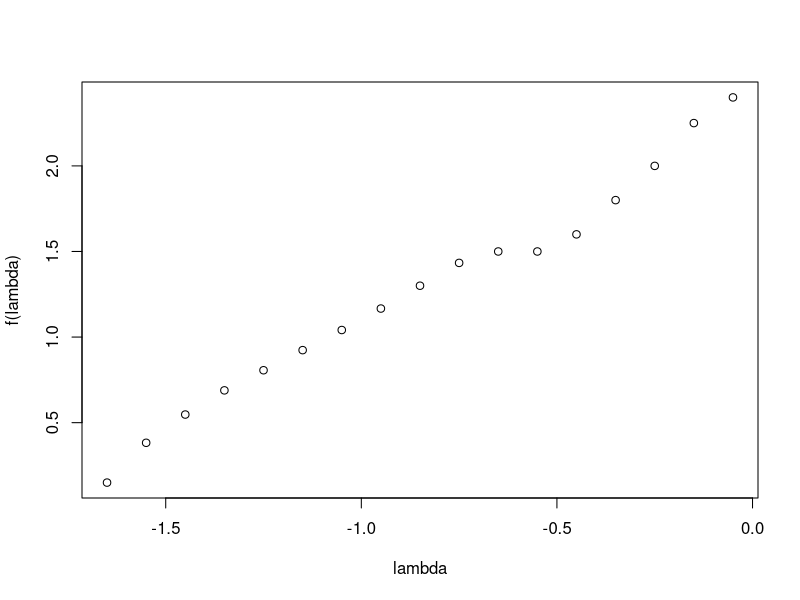
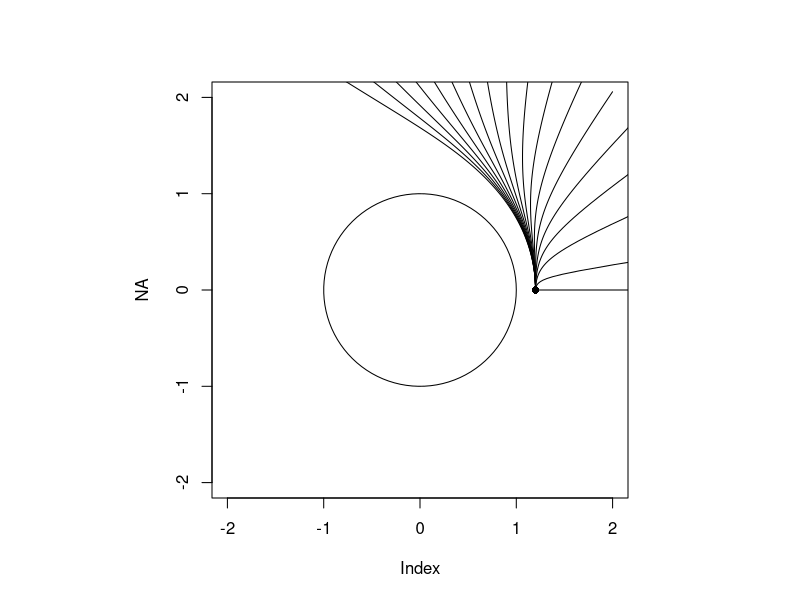
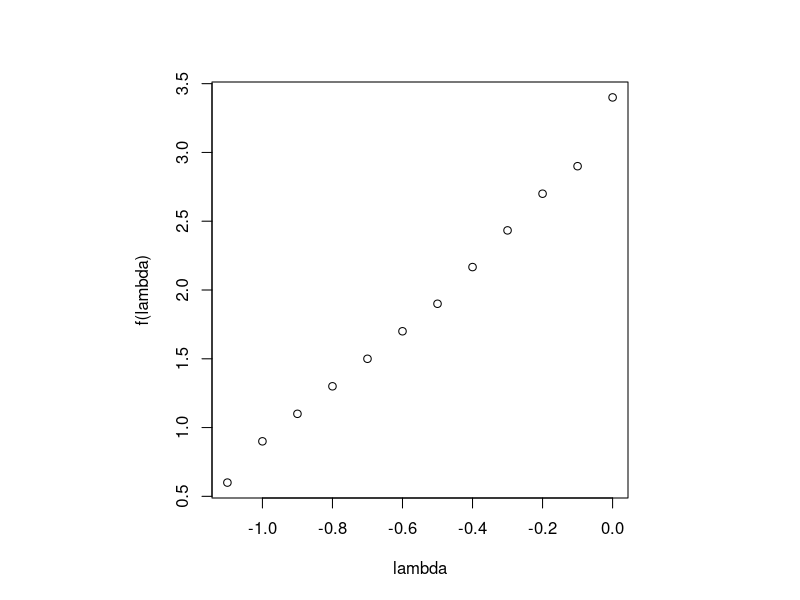
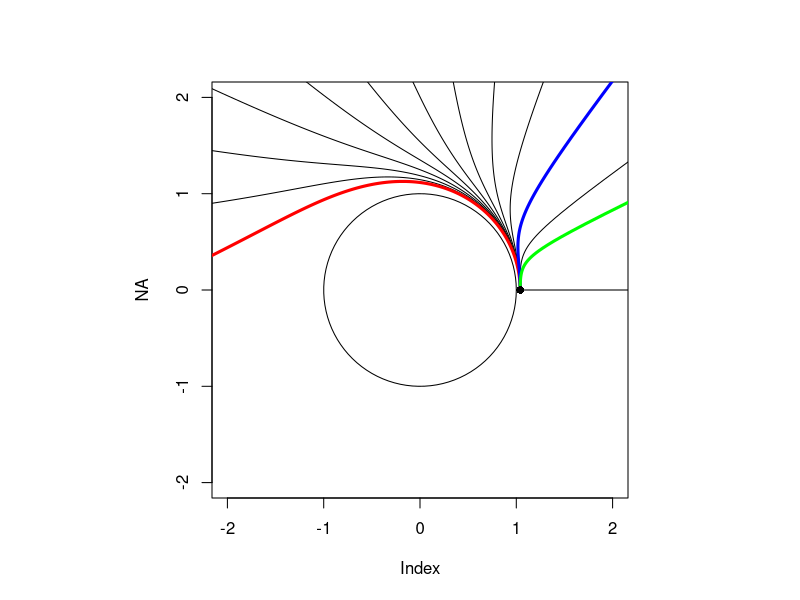

Write the R code that produced these figures, in order.
## ---- chunk 1
knitr::opts_chunk$set(echo = TRUE)
## ---- chunk 2
library("deSolve")
## ---- chunk 3
rdashdash <- function(r,rdash,lambda,M=1/2){
    x <- sqrt(1 - 2*M/r)
    return(
    (
        M*(4 + lambda*(4 - 3*x))*r^2 +
        (-1 + lambda*(-1 + x))*r^3 +
        M*(3 + lambda*(3 - 2*x))*rdash^2 +
        2*r*(M^2*(-2 + lambda*(-2 + x)) + (-1 + lambda*(-1 + x))*rdash^2)
    ) / (
        (-1 + lambda*(-1 + x))*r*(-2*M + r)
    )
    )
}
## ---- chunk 4
string <- function(r0,lambda=0,angles=seq(from = 0, to = 0.5, by = 0.01)){

    parameters <- c(lambda = lambda, M = 1/2)
    state <- c(r = r0, rdash = 0)
    times <- angles

    Lorenz <- function(t, state, parameters){
        with(as.list(c(state, parameters)), {
            dr <- rdash
            drdash <- rdashdash(r, rdash, lambda, M)
            list(c(dr, drdash))
        })
    }
    
    out <- ode(y = state, times = times, func = Lorenz, parms = parameters)
    
    
    phi <- out[,1]
    r <- out[,2]
    
    return(cbind(r*cos(phi),r*sin(phi)))
}
## ---- chunk 5

dist <- 1.2
lambda <- seq(from = -0.05, to = -1.7, by = -0.1)
f <- approxfun(
    c(0,-0.1,-0.2,-0.5, -0.7, -1,  -1.4,     -1.6,-1.7),
    c(2.4,2.4, 2.1,1.5,   1.5, 1.1,  0.63, 0.3,0)
)

plot(lambda,f(lambda))

size <- 2
par(pty="s")
plot(NA,type="n",asp=1,xlim=c(-size,size),ylim=c(-size,size))
th <- seq(from=0,to=2*pi,len=100)
points(cos(th),sin(th),type='l')  # event horizon

for(l in lambda){
    points(string(r0 = dist, lambda = l, angles = seq(0,f(l),0.01)), type = 'l')
}

segments(dist,0,4,0)
docolour <- function(lambda,...){
    points(string(r0 = dist, lambda = lambda, angles=seq(0,f(lambda),0.01)), type='l', lwd=3, ...)
}
#docolour(-0.05,col='blue')
#docolour(-0.7,col='green')
#docolour(-1.4,col='red')
points(1.2,0,pch=16)
## ---- chunk 6

dist <- 1.04
lambda <- seq(from = 0, to = -1.15, by = -0.1)

f <- approxfun(
    c(0,-0.1,-0.2,-0.5, -0.7, -1,  -1.15, -1.1, -1.4,     -1.6,-1.7),
    c(3.4,2.9, 2.7,1.9,   1.5, 0.9,  0.4,  0.6,   0.63,    0.3    ,0)
    )

plot(lambda,f(lambda))

size <- 2
par(pty="s")
plot(NA,type="n",asp=1,xlim=c(-size,size),ylim=c(-size,size))
th <- seq(from=0,to=2*pi,len=100)
points(cos(th),sin(th),type='l')  # event horizon

for(l in lambda){
    points(string(r0 = dist, lambda = l, angles = seq(0,f(l),0.01)), type = 'l')
}

segments(dist,0,4,0)
docolour <- function(lambda,...){
    points(string(r0 = dist, lambda = lambda, angles=seq(0,f(lambda),0.01)), type='l', lwd=3, ...)
}
docolour(0,col='red')
docolour(-1,col='blue')
docolour(-1.15,col='green')
points(dist,0,pch=16)
